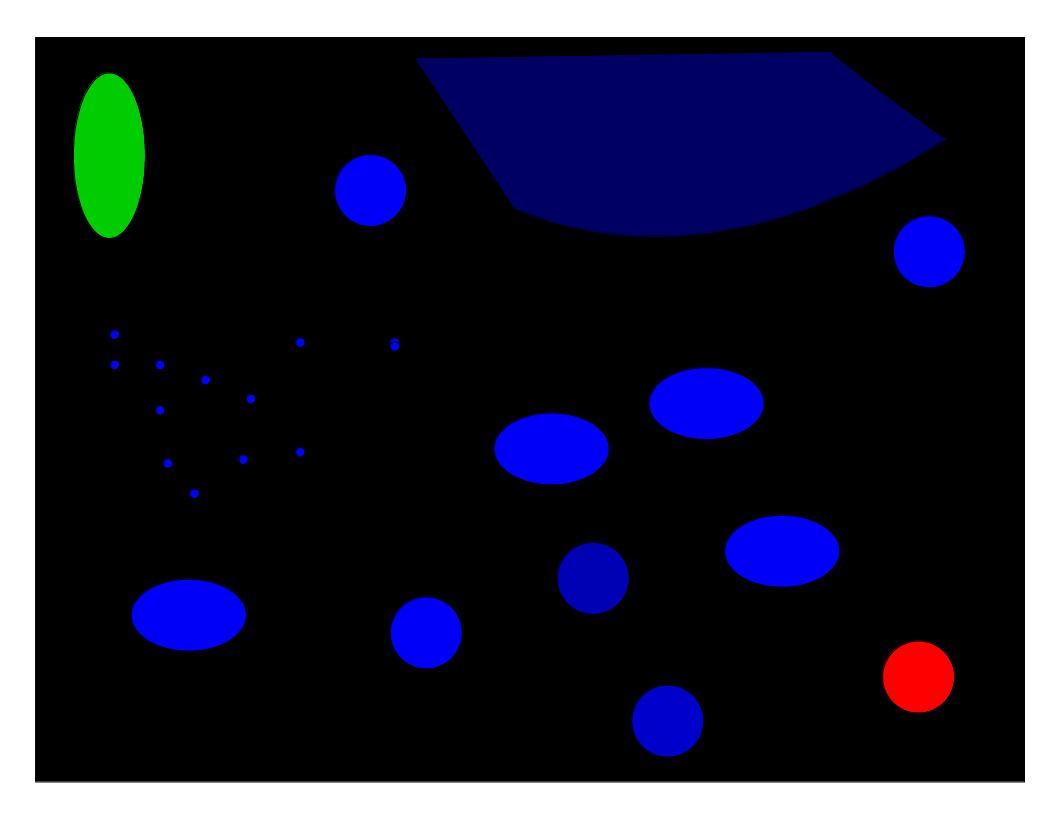
%> input picture BMES-202/CA6_B02/Dev/CellMotion_JPGs/ObjectMotion_FR01.jpg, 1056 x 816 px
$ octave --eval "result = ca6_fun1;"   (GNU Octave 9; MATLAB toolbox functions it lacks are replaced by stand-ins)
%> lines starting %> are read from the running program, lines starting %| are printed output that depends on the picture
function [imHSV, imRGB, img_file] = ca6_fun1(img_file)
% DESCRIPTION
%  Takes an input image file and shows it. Converts the original rgb image
%  file into a HSV image file and plots the Hue and Value in separate
%  figures, using the 'HSV', and 'hot' colormaps with a color axis from 0-1
% INPUT
%  img_file -> [1xN] string containing full image file name
%  Function can be called with no inputs
% OUTPUT
%  imHSV -> [MxNx3] matrix containing image H-S-V data
%  imRGB -> [MxNx3] matrix containing imahe R-G-B data
%  img_file -> [1xN] string containing full image file name
% -------------------------------------------------------------------------
% Authors: Jessica Baggett
%          Vrigav Narra
%          Tony Okeke
%          Jackie Tang
% Team: B02


% If file name not provided by user, prompt user to select a file
if (nargin<1)
	%promput user to select file
	[file_name, pth] = uigetfile('*.jpg', 'Choose Image file', 'default.jpg');
%> the answer given: CellMotion_JPGs/ObjectMotion_FR01.jpg
	%join file name and path
	img_file = fullfile(pth, file_name);
end

%Read the image file
imRGB = imread(img_file);
%> imRGB is the input picture: size 816x1056x3 uint8; mean R, G, B 38, 39, 57.8

%Plot the original image
fig1 = figure(1);
clf(fig1)
imagesc(imRGB);
set(1,'filename',img_file,'Tag','Orig_img');
title('Original Image')

%Convert from RGB to HSV
imHSV = rgb2hsv(imRGB);
%> imHSV: size 816x1056x3 double; mean H, S, V 0.122, 0.206, 0.24
%Create separate image matrices of only the Hue
imH = imHSV(:,:,1);
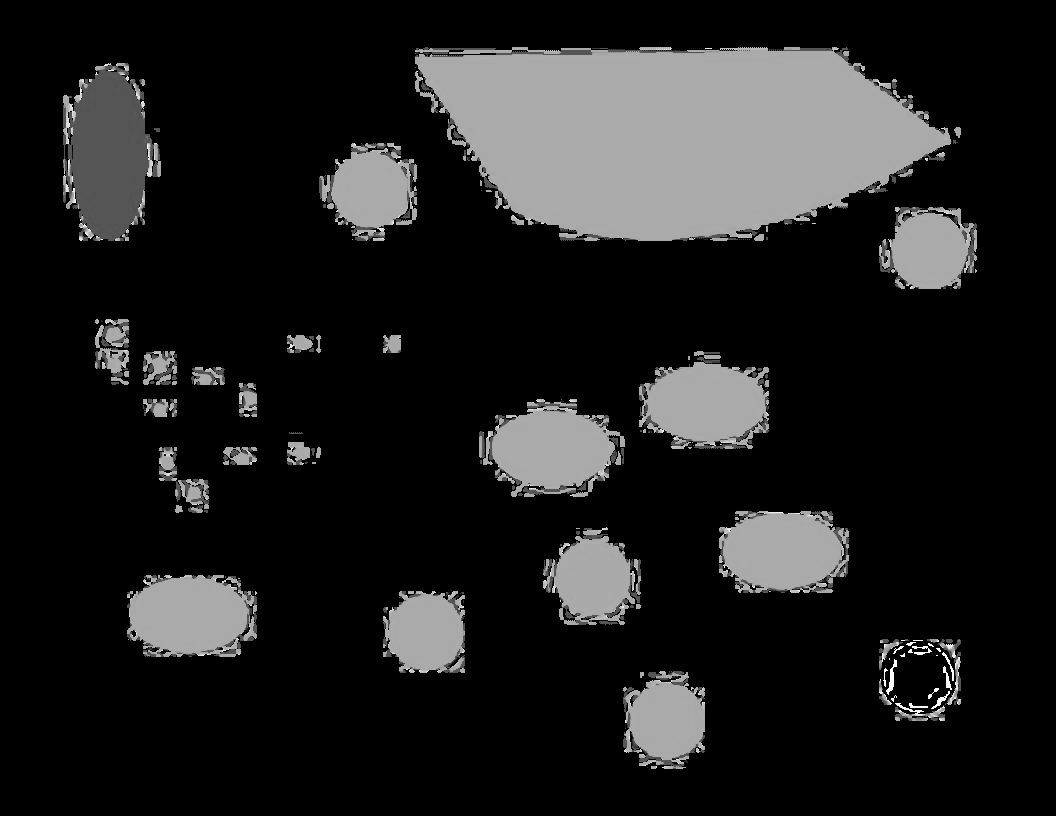
%> imH: size 816x1056 double; min 0, max 0.999, mean 0.122
%Create a separate image matrices of only the Value
imV = imHSV(:,:,3);
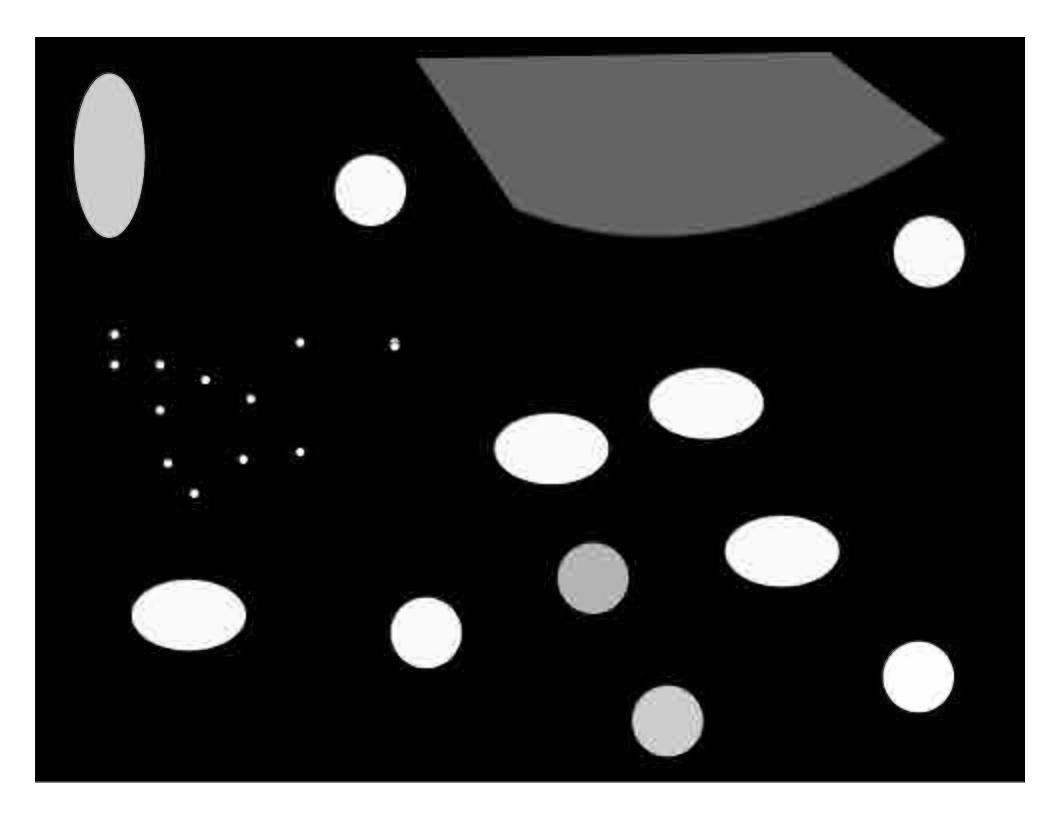
%> imV: size 816x1056 double; min 0, max 1, mean 0.24

%Plot the Hue image with a "HSV" colormap and color axis from 0-1
fig2 = figure(2);
clf(fig2)
imagesc(imH);
colormap HSV;
caxis([0,1]);
title('Hue Image')
colorbar;
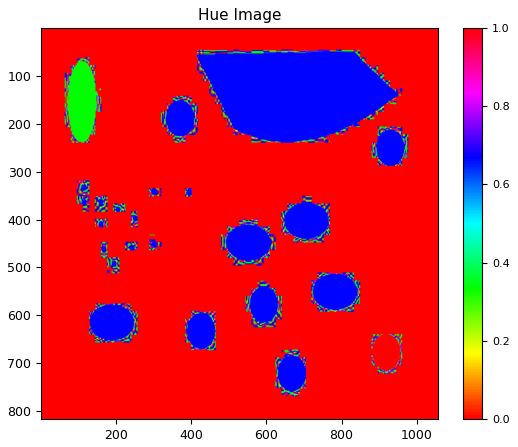
%> figure redrawn from the program's plot data
%> `result = ca6_fun1;`:
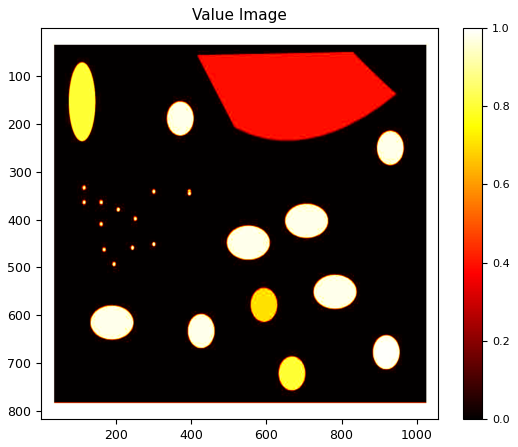
%> figure redrawn from the program's plot data

%Plot the Value image with a "hot" colormap and color axis from 0-1
fig3 = figure(3);
clf(fig3)
imagesc(imV);
colormap hot
caxis([0,1]);
title('Value Image')
colorbar;

%Print Image Name to Command Window
fprintf('\nFile: %s\n',file_name)
return
